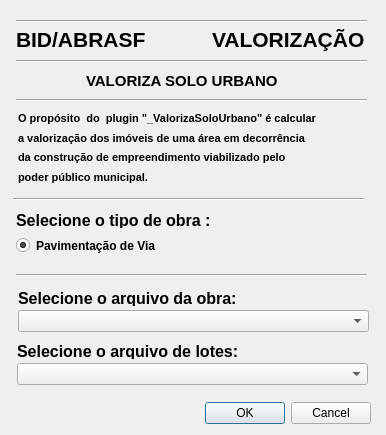
<?xml version="1.0" encoding="UTF-8"?>
<ui version="4.0">
 <class>ValorizaSoloUrbanoDialogBase</class>
 <widget class="QDialog" name="ValorizaSoloUrbanoDialogBase">
  <property name="geometry">
   <rect>
    <x>0</x>
    <y>0</y>
    <width>386</width>
    <height>435</height>
   </rect>
  </property>
  <property name="windowTitle">
   <string>_ValorizaSoloUrbano</string>
  </property>
  <widget class="QDialogButtonBox" name="button_box">
   <property name="geometry">
    <rect>
     <x>30</x>
     <y>397</y>
     <width>341</width>
     <height>32</height>
    </rect>
   </property>
   <property name="orientation">
    <enum>Qt::Horizontal</enum>
   </property>
   <property name="standardButtons">
    <set>QDialogButtonBox::Cancel|QDialogButtonBox::Ok</set>
   </property>
  </widget>
  <widget class="QLabel" name="label">
   <property name="geometry">
    <rect>
     <x>18</x>
     <y>290</y>
     <width>271</width>
     <height>16</height>
    </rect>
   </property>
   <property name="font">
    <font>
     <pointsize>12</pointsize>
     <weight>75</weight>
     <bold>true</bold>
    </font>
   </property>
   <property name="text">
    <string>Selecione o arquivo da obra:</string>
   </property>
  </widget>
  <widget class="Line" name="line_5">
   <property name="geometry">
    <rect>
     <x>16</x>
     <y>265</y>
     <width>351</width>
     <height>20</height>
    </rect>
   </property>
   <property name="orientation">
    <enum>Qt::Horizontal</enum>
   </property>
  </widget>
  <widget class="QComboBox" name="comboBox_obra">
   <property name="geometry">
    <rect>
     <x>18</x>
     <y>310</y>
     <width>351</width>
     <height>22</height>
    </rect>
   </property>
  </widget>
  <widget class="QLabel" name="label_2">
   <property name="geometry">
    <rect>
     <x>17</x>
     <y>343</y>
     <width>251</width>
     <height>16</height>
    </rect>
   </property>
   <property name="font">
    <font>
     <pointsize>12</pointsize>
     <weight>75</weight>
     <bold>true</bold>
    </font>
   </property>
   <property name="text">
    <string>Selecione o arquivo de lotes:</string>
   </property>
  </widget>
  <widget class="QLabel" name="label_8">
   <property name="geometry">
    <rect>
     <x>18</x>
     <y>167</y>
     <width>331</width>
     <height>20</height>
    </rect>
   </property>
   <property name="font">
    <font>
     <pointsize>8</pointsize>
     <weight>75</weight>
     <bold>true</bold>
    </font>
   </property>
   <property name="text">
    <string>poder público municipal.</string>
   </property>
  </widget>
  <widget class="Line" name="line_4">
   <property name="geometry">
    <rect>
     <x>13</x>
     <y>189</y>
     <width>351</width>
     <height>20</height>
    </rect>
   </property>
   <property name="orientation">
    <enum>Qt::Horizontal</enum>
   </property>
  </widget>
  <widget class="QLabel" name="label_6">
   <property name="geometry">
    <rect>
     <x>86</x>
     <y>71</y>
     <width>211</width>
     <height>20</height>
    </rect>
   </property>
   <property name="font">
    <font>
     <pointsize>11</pointsize>
     <weight>75</weight>
     <bold>true</bold>
    </font>
   </property>
   <property name="text">
    <string>VALORIZA SOLO URBANO</string>
   </property>
  </widget>
  <widget class="QLabel" name="label_5">
   <property name="geometry">
    <rect>
     <x>18</x>
     <y>149</y>
     <width>341</width>
     <height>16</height>
    </rect>
   </property>
   <property name="font">
    <font>
     <pointsize>8</pointsize>
     <weight>75</weight>
     <bold>true</bold>
    </font>
   </property>
   <property name="text">
    <string>da construção de empreendimento viabilizado pelo</string>
   </property>
  </widget>
  <widget class="QLabel" name="label_4">
   <property name="geometry">
    <rect>
     <x>212</x>
     <y>24</y>
     <width>161</width>
     <height>31</height>
    </rect>
   </property>
   <property name="font">
    <font>
     <pointsize>16</pointsize>
     <weight>75</weight>
     <bold>true</bold>
    </font>
   </property>
   <property name="text">
    <string>VALORIZAÇÃO</string>
   </property>
  </widget>
  <widget class="QLabel" name="label_3">
   <property name="geometry">
    <rect>
     <x>16</x>
     <y>212</y>
     <width>231</width>
     <height>16</height>
    </rect>
   </property>
   <property name="font">
    <font>
     <pointsize>12</pointsize>
     <weight>75</weight>
     <bold>true</bold>
    </font>
   </property>
   <property name="text">
    <string>Selecione o tipo de obra :</string>
   </property>
  </widget>
  <widget class="QLabel" name="label_9">
   <property name="geometry">
    <rect>
     <x>16</x>
     <y>24</y>
     <width>181</width>
     <height>31</height>
    </rect>
   </property>
   <property name="font">
    <font>
     <pointsize>16</pointsize>
     <weight>75</weight>
     <bold>true</bold>
    </font>
   </property>
   <property name="text">
    <string>BID/ABRASF</string>
   </property>
  </widget>
  <widget class="QLabel" name="label_10">
   <property name="geometry">
    <rect>
     <x>18</x>
     <y>110</y>
     <width>381</width>
     <height>16</height>
    </rect>
   </property>
   <property name="font">
    <font>
     <pointsize>8</pointsize>
     <weight>75</weight>
     <bold>true</bold>
    </font>
   </property>
   <property name="text">
    <string>O propósito  do  plugin &quot;_ValorizaSoloUrbano&quot; é calcular</string>
   </property>
  </widget>
  <widget class="Line" name="line">
   <property name="geometry">
    <rect>
     <x>16</x>
     <y>11</y>
     <width>351</width>
     <height>20</height>
    </rect>
   </property>
   <property name="orientation">
    <enum>Qt::Horizontal</enum>
   </property>
  </widget>
  <widget class="QComboBox" name="comboBox_lote">
   <property name="geometry">
    <rect>
     <x>17</x>
     <y>363</y>
     <width>351</width>
     <height>22</height>
    </rect>
   </property>
  </widget>
  <widget class="Line" name="line_3">
   <property name="geometry">
    <rect>
     <x>16</x>
     <y>90</y>
     <width>351</width>
     <height>20</height>
    </rect>
   </property>
   <property name="orientation">
    <enum>Qt::Horizontal</enum>
   </property>
  </widget>
  <widget class="Line" name="line_2">
   <property name="geometry">
    <rect>
     <x>16</x>
     <y>51</y>
     <width>351</width>
     <height>20</height>
    </rect>
   </property>
   <property name="orientation">
    <enum>Qt::Horizontal</enum>
   </property>
  </widget>
  <widget class="QRadioButton" name="radioButton_pav">
   <property name="geometry">
    <rect>
     <x>16</x>
     <y>235</y>
     <width>261</width>
     <height>21</height>
    </rect>
   </property>
   <property name="font">
    <font>
     <weight>75</weight>
     <bold>true</bold>
    </font>
   </property>
   <property name="text">
    <string>Pavimentação de Via</string>
   </property>
   <property name="checked">
    <bool>true</bool>
   </property>
  </widget>
  <widget class="QLabel" name="label_7">
   <property name="geometry">
    <rect>
     <x>18</x>
     <y>130</y>
     <width>341</width>
     <height>16</height>
    </rect>
   </property>
   <property name="font">
    <font>
     <pointsize>8</pointsize>
     <weight>75</weight>
     <bold>true</bold>
    </font>
   </property>
   <property name="text">
    <string>a valorização dos imóveis de uma área em decorrência</string>
   </property>
  </widget>
 </widget>
 <resources/>
 <connections>
  <connection>
   <sender>button_box</sender>
   <signal>accepted()</signal>
   <receiver>ValorizaSoloUrbanoDialogBase</receiver>
   <slot>accept()</slot>
   <hints>
    <hint type="sourcelabel">
     <x>20</x>
     <y>20</y>
    </hint>
    <hint type="destinationlabel">
     <x>20</x>
     <y>20</y>
    </hint>
   </hints>
  </connection>
  <connection>
   <sender>button_box</sender>
   <signal>rejected()</signal>
   <receiver>ValorizaSoloUrbanoDialogBase</receiver>
   <slot>reject()</slot>
   <hints>
    <hint type="sourcelabel">
     <x>20</x>
     <y>20</y>
    </hint>
    <hint type="destinationlabel">
     <x>20</x>
     <y>20</y>
    </hint>
   </hints>
  </connection>
 </connections>
</ui>
